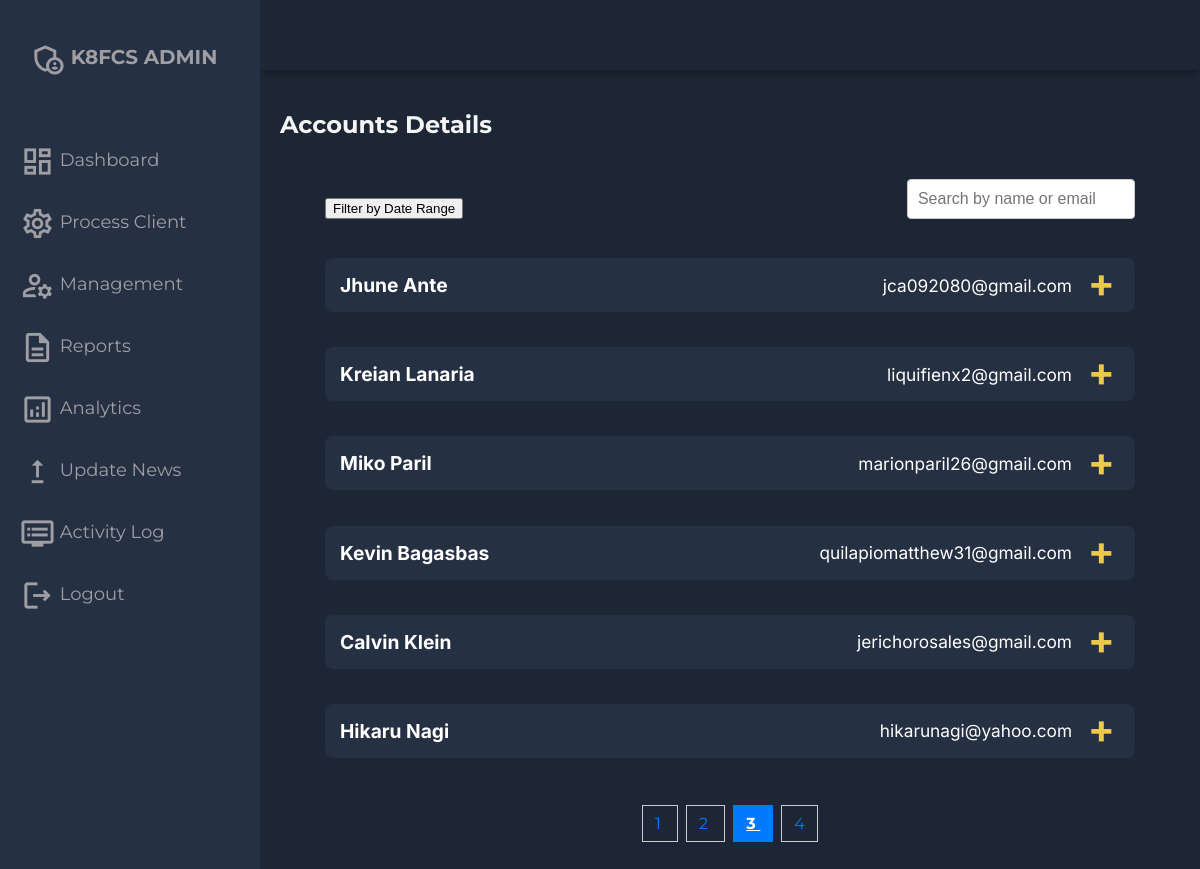
/adminside/client-details.php?page=3&from_date=1970-01-01&to_date=2025-02-28&order=ASC (signed in), run on the app's committed database.
### tables this page shows
CREATE TABLE `users` (
  `id` int(11) NOT NULL,
  `first_name` varchar(50) NOT NULL,
  `middle_name` varchar(50) DEFAULT NULL,
  `last_name` varchar(50) NOT NULL,
  `age` int(11) NOT NULL,
  `gender` varchar(10) DEFAULT NULL,
  `dob` date NOT NULL,
  `address` varchar(255) DEFAULT NULL,
  `email` varchar(100) NOT NULL,
  `phone` varchar(15) DEFAULT NULL,
  `password` varchar(255) NOT NULL,
  `role` varchar(50) NOT NULL,
  `profile_picture` varchar(255) DEFAULT NULL,
  `created_at` timestamp NOT NULL DEFAULT current_timestamp()
);

### adminside/client-details.php (the view, shortened to what this page needs)
<?php
include '../settings/config.php';
$order = isset($_GET['order']) ? $_GET['order'] : 'ASC';
$limit = 6;
$page = isset($_GET['page']) ? (int)$_GET['page'] : 1;
$offset = ($page - 1) * $limit;
$from_date = isset($_GET['from_date']) ? $_GET['from_date'] : '1970-01-01';
$to_date = isset($_GET['to_date']) ? $_GET['to_date'] : date('Y-m-d');
$total_query = "SELECT COUNT(*) as total FROM users WHERE created_at BETWEEN ? AND ?";
$stmt_total = $conn->prepare($total_query);
$stmt_total->bind_param("ss", $from_date, $to_date);
$stmt_total->execute();
$total_result = $stmt_total->get_result();
$total_row = $total_result->fetch_assoc();
$total_count = $total_row['total'];
$query = "SELECT u.id, u.first_name, u.middle_name, u.last_name, u.age, u.gender, u.dob, u.address, u.email, u.phone, u.role, u.profile_picture, u.created_at FROM users u WHERE u.created_at BETWEEN ? AND ? ORDER BY u.created_at $order LIMIT ? OFFSET ?";
$stmt = $conn->prepare($query);
$stmt->bind_param("ssii", $from_date, $to_date, $limit, $offset);
$stmt->execute();
$result = $stmt->get_result();
$client_details = [];
while ($row = $result->fetch_assoc()) {
    $client_details[] = $row;
}
?>
<!DOCTYPE html>
<html lang="en">
<head>
    <link rel="stylesheet" href="assets/css/style.css">
    <link rel="stylesheet" href="https://cdnjs.cloudflare.com/ajax/libs/font-awesome/5.15.4/css/all.min.css">
</head>
<body>
    <div class="grid-container">
        <?php include 'required/header.php'; ?>
        <?php include 'required/sidebar.php'; ?>
        <main class="main-container">
            <div class="main-title">
                <h2>Accounts Details</h2>
            </div>
            <div class="container" id="details-container">
                <div id="archive-header-actions-container">
                    <div class="sort-options">
                        <button onclick="showFilterModal()">Filter by Date Range</button>
                    </div>
                    <div class="search-container" id="client-details-search-container">
                        <input type="text" id="search-input" onkeyup="filterClients()" placeholder="Search by name or email">
                    </div>
                </div>
                <div class="submission-info">
                    <?php foreach ($client_details as $client): ?>
                        <div class="info-card">
                            <h3 class="card-title" onclick="toggleCardContent(this)">
                                <span class="client-name"><?php echo htmlspecialchars($client['first_name'] . ' ' . $client['last_name']); ?></span>
                                <span class="client-email"><?php echo htmlspecialchars($client['email']); ?></span>
                            </h3>
                        </div>
                    <?php endforeach; ?>
                </div>
                <div class="pagination" id="archives-pagination">
                    <?php
                    $total_pages = ceil($total_count / $limit);
                    for ($i = 1; $i <= $total_pages; $i++): ?>
                        <a href="?page=<?php echo $i; ?>&from_date=<?php echo urlencode($from_date); ?>&to_date=<?php echo urlencode($to_date); ?>&order=<?php echo urlencode($order); ?>" class="<?php echo ($i === $page) ? 'active' : ''; ?>">
                            <?php echo $i; ?>
                        </a>
                    <?php endfor; ?>
                </div>
            </div>
        </main>
    </div>
</body>
</html>

### adminside/assets/css/style.css (style rules this page uses)
body { margin: 0; padding: 0; background-color: #1d2634; color: #9e9ea4; font-family:'Montserrat', sans-serif; }
.grid-container { display: grid; grid-template-columns: 260px 1fr 1fr 1fr; grid-template-rows: 0.2fr 3fr; grid-template-areas: 'sidebar header header header' 'sidebar main main main'; height: 100vh; }
.main-container { grid-area: main; overflow-y: auto; padding: 20px 20px; color: rgba(255, 255, 255, 0.95); }
.main-title { display: flex; justify-content: space-between; }
.container { width: 90%; margin: 0 auto; background-color: transparent; padding: 20px; }
.info-card { background-color: #1d2634; border-radius: 8px; position: relative; overflow: hidden; }
.card-title { padding: 15px; color: #fff; cursor: pointer; display: flex; justify-content: space-between; align-items: center; font-size: 18px; background-color: #263043; border-radius: 8px; margin-bottom: 1rem; position: relative; font-family: 'Inter'; }
.card-title::after { content: '\002B'; color: #ecc94b; font-weight: bold; font-size: 40px; position: absolute; right: 20px; top: 45%; transform: translateY(-50%); transition: transform 0.4s; }
.pagination { margin: 20px 0; text-align: center; }
.pagination a { padding: 8px 12px; margin: 0 4px; text-decoration: none; border: 1px solid #ccc; color: #333; }
.pagination a.active { background-color: #007BFF; color: white; border: 1px solid #007BFF; }
.search-container { position: relative; text-align: right; margin-bottom: 20px; }
#search-input { padding: 10px; width: 90%; border: 1px solid #ccc; border-radius: 4px; font-size: 16px; }
.pagination { margin: 20px 0; }
.pagination a { padding: 8px 12px; margin: 0 4px; text-decoration: none; color: #007bff; }
.pagination a.active { font-weight: bold; text-decoration: underline; }
.sort-options { display: flex; gap: 2rem; }
#archives-pagination { margin-top: 2.5rem; }
#archive-header-actions-container { display: flex; justify-content: space-between; align-items: center; flex-wrap: wrap; }

### adminside/client-details.php (style rules this page uses)
.card-title { display: flex; justify-content: space-between; align-items: center; font-size: 1.2em; flex-wrap: wrap; }
.card-title .client-email { font-weight: normal; font-size: 0.9em; color: white; margin-right: 3rem; }

### data on the page
users: first_name+last_name "Jhune Ante", email "jca092080@gmail.com"
users: first_name+last_name "Kreian Lanaria", email "liquifienx2@gmail.com"
users: first_name+last_name "Miko Paril", email "marionparil26@gmail.com"
users: first_name+last_name "Kevin Bagasbas", email "quilapiomatthew31@gmail.com"
users: first_name+last_name "Calvin Klein", email "jerichorosales@gmail.com"
users: first_name+last_name "Hikaru Nagi", email "hikarunagi@yahoo.com"
